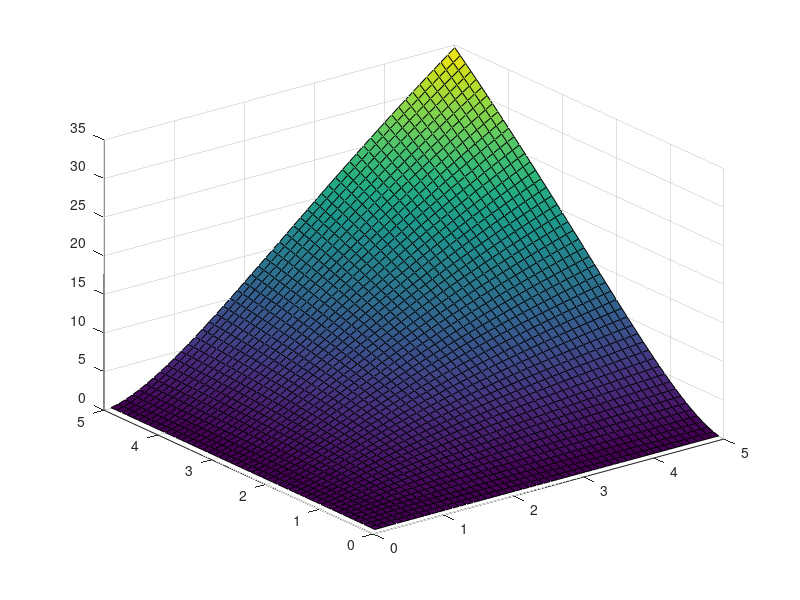

Recreate this plot in MATLAB.
close all;
clear 

points = 0.1:0.1:5;
[X,Y] = meshgrid(points,points);

X2 = X.^2;
Y2 = Y.^2;

S = X2+Y2;

Z = S.*log(S) - X2.*log(X2)-Y2.*log(Y2);

figure()

surf(X,Y,Z)
%title('The error function');
%xlabel('x1'); ylabel(''); zlabel('f(d1,d2)')